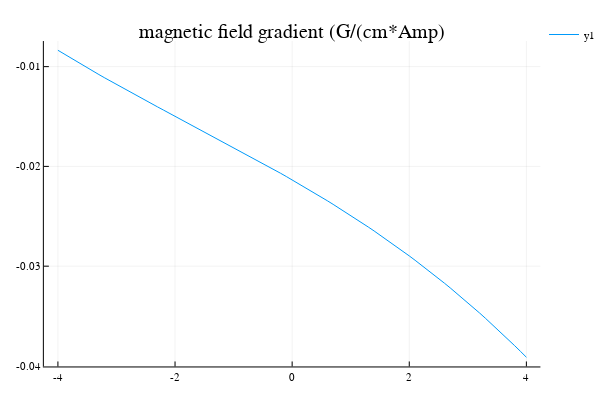

The cell this chart's notebook holds for it:
### Code cell
# Switch plotting backends to get static view
#pyplot()
plotly()

plot(-4:0.1:4,bgrad*10,title = "magnetic field gradient (G/(cm*Amp)")

### Figure 1 — Plotly figure (JSON) as saved in the notebook; plotly's stock layout.template omitted (floating-point values rounded to 4 significant figures)
{"data": [{"colorbar": {"title": ""}, "hoverinfo": "text", "legendgroup": "y1", "line": {"color": "rgba(0, 154, 250, 1.000)", "dash": "solid", "shape": "linear", "width": 1}, "mode": "lines", "name": "y1", "showlegend": true, "text": [null, null, null, null, null, null, null, null, null, null, null, null, null, null, null, null, null, null, null, null, null, null, null, null, null, null, null, null, null, null, null, null, null, null, null, null, null, null, null, null, null, null, null, null, null, null, null, null, null, null, null, null, null, null, null, null, null, null, null, null, null, null, null, null, null, null, null, null, null, null, null, null, null, null, null, null, null, null, null, null, null], "type": "scatter", "x": [-4, -3.9, -3.8, -3.7, -3.6, -3.5, -3.4, -3.3, -3.2, -3.1, -3, -2.9, -2.8, -2.7, -2.6, -2.5, -2.4, -2.3, -2.2, -2.1, -2, -1.9, -1.8, -1.7, -1.6, -1.5, -1.4, -1.3, -1.2, -1.1, -1, -0.9, -0.8, -0.7, -0.6, -0.5, -0.4, -0.3, -0.2, -0.1, 0, 0.1, 0.2, 0.3, 0.4, 0.5, 0.6, 0.7, 0.8, 0.9, 1, 1.1, 1.2, 1.3, 1.4, 1.5, 1.6, 1.7, 1.8, 1.9, 2, 2.1, 2.2, 2.3, 2.4, 2.5, 2.6, 2.7, 2.8, 2.9, 3, 3.1, 3.2, 3.3, 3.4, 3.5, 3.6, 3.7, 3.8, 3.9, 4], "xaxis": "x1", "y": [-0.008358, -0.008717, -0.009073, -0.009424, -0.009772, -0.01012, -0.01046, -0.01079, -0.01113, -0.01146, -0.01179, -0.01211, -0.01244, -0.01276, -0.01308, -0.0134, -0.01372, -0.01403, -0.01434, -0.01466, -0.01497, -0.01528, -0.01559, -0.01591, -0.01622, -0.01653, -0.01684, -0.01715, -0.01747, -0.01778, -0.01809, -0.01841, -0.01873, -0.01905, -0.01937, -0.01969, -0.02002, -0.02035, -0.02068, -0.02101, -0.02135, -0.02169, -0.02203, -0.02238, -0.02273, -0.02308, -0.02344, -0.0238, -0.02417, -0.02454, -0.02492, -0.0253, -0.02568, -0.02607, -0.02647, -0.02687, -0.02728, -0.02769, -0.02811, -0.02854, -0.02897, -0.02941, -0.02985, -0.03031, -0.03076, -0.03123, -0.0317, -0.03218, -0.03267, -0.03316, -0.03366, -0.03417, -0.03469, -0.03522, -0.03575, -0.03629, -0.03684, -0.0374, -0.03797, -0.03854, -0.03913], "yaxis": "y1", "zmax": 0.1, "zmin": -0.1}], "layout": {"annotations": [{"font": {"color": "rgba(0, 0, 0, 1.000)", "family": "sans-serif", "size": 20}, "rotation": 0, "showarrow": false, "text": "magnetic field gradient (G/(cm*Amp)", "x": 0.537, "xanchor": "center", "xref": "paper", "y": 1, "yanchor": "top", "yref": "paper"}], "height": 400, "legend": {"bgcolor": "rgba(255, 255, 255, 1.000)", "bordercolor": "rgba(0, 0, 0, 1.000)", "font": {"color": "rgba(0, 0, 0, 1.000)", "family": "sans-serif", "size": 11}, "tracegroupgap": 0, "x": 1, "y": 1}, "margin": {"b": 20, "l": 0, "r": 0, "t": 20}, "paper_bgcolor": "rgba(255, 255, 255, 1.000)", "plot_bgcolor": "rgba(255, 255, 255, 1.000)", "showlegend": true, "width": 600, "xaxis": {"anchor": "y1", "domain": [0.08064, 0.9934], "gridcolor": "rgba(0, 0, 0, 0.100)", "gridwidth": 0.5, "linecolor": "rgba(0, 0, 0, 1.000)", "mirror": false, "range": [-4.24, 4.24], "showgrid": true, "showline": true, "showticklabels": true, "tickangle": 0, "tickcolor": "rgb(0, 0, 0)", "tickfont": {"color": "rgba(0, 0, 0, 1.000)", "family": "sans-serif", "size": 11}, "tickmode": "array", "ticks": "inside", "ticktext": ["-4", "-2", "0", "2", "4"], "tickvals": [-4, -2, 0, 2, 4], "title": "", "titlefont": {"color": "rgba(0, 0, 0, 1.000)", "family": "sans-serif", "size": 15}, "type": "-", "visible": true, "zeroline": false, "zerolinecolor": "rgba(0, 0, 0, 1.000)"}, "yaxis": {"anchor": "x1", "domain": [0.03762, 0.9415], "gridcolor": "rgba(0, 0, 0, 0.100)", "gridwidth": 0.5, "linecolor": "rgba(0, 0, 0, 1.000)", "mirror": false, "range": [-0.04005, -0.007435], "showgrid": true, "showline": true, "showticklabels": true, "tickangle": 0, "tickcolor": "rgb(0, 0, 0)", "tickfont": {"color": "rgba(0, 0, 0, 1.000)", "family": "sans-serif", "size": 11}, "tickmode": "array", "ticks": "inside", "ticktext": ["-0.04", "-0.03", "-0.02", "-0.01"], "tickvals": [-0.04, -0.03, -0.02, -0.01], "title": "", "titlefont": {"color": "rgba(0, 0, 0, 1.000)", "family": "sans-serif", "size": 15}, "type": "-", "visible": true, "zeroline": false, "zerolinecolor": "rgba(0, 0, 0, 1.000)"}}}
